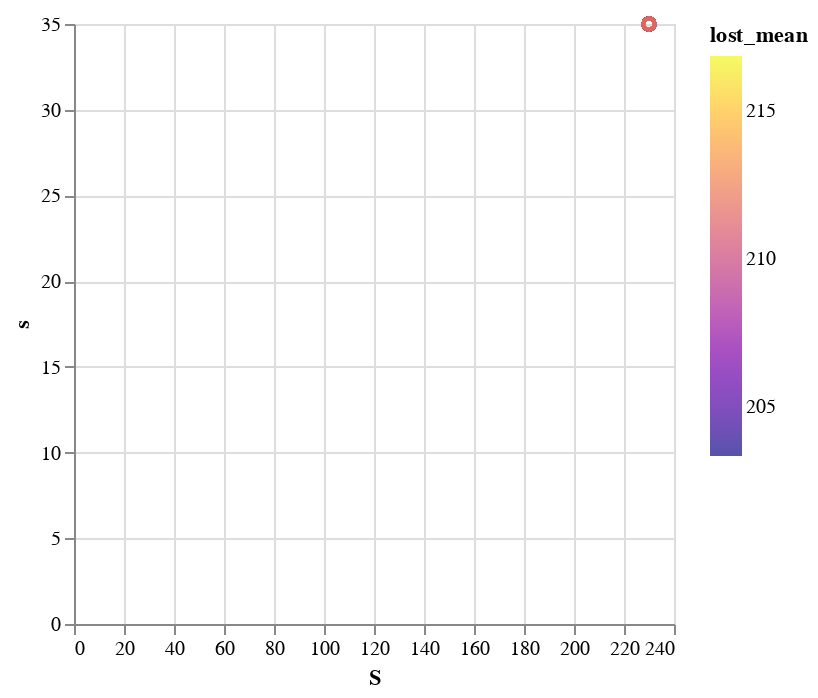

Notebook code for this chart:
### Code cell
# using PyPlot
# using PyCall 

using VegaLite
df |> @vlplot(:point, x=:S, y=:s, color={:lost_mean, scale={scheme=:plasma}})

        # scatter(df.S[more500],
#         df.s[more500], 
#         c=df.lost_mean[more500] )
# xlabel("S - target wharehouse stock ")
# ylabel("s - reorder point")
# colorbar()
# title("Lost orders")

# scatter(df.S[Not(more500)],
#         df.s[Not(more500)], 
#         c="gray")
# show()
# savefig(raw"c:\temp\lost_orders.png")

### Figure 1 — Vega-Lite specification as saved in the notebook (floating-point values rounded to 4 significant figures)
{"data": {"values": [{"N": 1000, "S": 230, "lost_mean": 209.2, "lost_std": 94.68, "m": 250, "p": 0, "profit_mean": 9951.0, "profit_std": 287.9, "s": 35}, {"N": 1000, "S": 230, "lost_mean": 204.7, "lost_std": 94.7, "m": 250, "p": 0.01, "profit_mean": 10150.0, "profit_std": 294.6, "s": 35}, {"N": 1000, "S": 230, "lost_mean": 212.2, "lost_std": 95.85, "m": 250, "p": 0.02, "profit_mean": 10340.0, "profit_std": 291.8, "s": 35}, {"N": 1000, "S": 230, "lost_mean": 209.3, "lost_std": 98.43, "m": 250, "p": 0.03, "profit_mean": 10530.0, "profit_std": 312.8, "s": 35}, {"N": 1000, "S": 230, "lost_mean": 210.4, "lost_std": 94.45, "m": 250, "p": 0.04, "profit_mean": 10720.0, "profit_std": 300.3, "s": 35}, {"N": 1000, "S": 230, "lost_mean": 209.9, "lost_std": 95.89, "m": 250, "p": 0.05, "profit_mean": 10910.0, "profit_std": 312.3, "s": 35}, {"N": 1000, "S": 230, "lost_mean": 211.4, "lost_std": 96.8, "m": 250, "p": 0.06, "profit_mean": 11090.0, "profit_std": 317.8, "s": 35}, {"N": 1000, "S": 230, "lost_mean": 212.4, "lost_std": 98.5, "m": 250, "p": 0.07, "profit_mean": 11280.0, "profit_std": 323.3, "s": 35}, {"N": 1000, "S": 230, "lost_mean": 205.1, "lost_std": 99.55, "m": 250, "p": 0.08, "profit_mean": 11490.0, "profit_std": 320.6, "s": 35}, {"N": 1000, "S": 230, "lost_mean": 208.7, "lost_std": 95.94, "m": 250, "p": 0.09, "profit_mean": 11690.0, "profit_std": 326.7, "s": 35}, {"N": 1000, "S": 230, "lost_mean": 213.1, "lost_std": 99.85, "m": 250, "p": 0.1, "profit_mean": 11850.0, "profit_std": 341.8, "s": 35}, {"N": 1000, "S": 230, "lost_mean": 209.3, "lost_std": 95.95, "m": 250, "p": 0.11, "profit_mean": 12050.0, "profit_std": 335.7, "s": 35}, {"N": 1000, "S": 230, "lost_mean": 211.2, "lost_std": 93.08, "m": 250, "p": 0.12, "profit_mean": 12250.0, "profit_std": 338.4, "s": 35}, {"N": 1000, "S": 230, "lost_mean": 207.6, "lost_std": 95.04, "m": 250, "p": 0.13, "profit_mean": 12440.0, "profit_std": 353.8, "s": 35}, {"N": 1000, "S": 230, "lost_mean": 211.2, "lost_std": 96.75, "m": 250, "p": 0.14, "profit_mean": 12640.0, "profit_std": 347.2, "s": 35}, {"N": 1000, "S": 230, "lost_mean": 204.3, "lost_std": 96.09, "m": 250, "p": 0.15, "profit_mean": 12830.0, "profit_std": 341.1, "s": 35}, {"N": 1000, "S": 230, "lost_mean": 212.6, "lost_std": 96.64, "m": 250, "p": 0.16, "profit_mean": 13020.0, "profit_std": 362.7, "s": 35}, {"N": 1000, "S": 230, "lost_mean": 209.3, "lost_std": 95.17, "m": 250, "p": 0.17, "profit_mean": 13210.0, "profit_std": 356.7, "s": 35}, {"N": 1000, "S": 230, "lost_mean": 208.8, "lost_std": 93.31, "m": 250, "p": 0.18, "profit_mean": 13410.0, "profit_std": 367.7, "s": 35}, {"N": 1000, "S": 230, "lost_mean": 204.5, "lost_std": 98.92, "m": 250, "p": 0.19, "profit_mean": 13600.0, "profit_std": 368.8, "s": 35}, {"N": 1000, "S": 230, "lost_mean": 204.0, "lost_std": 92.93, "m": 250, "p": 0.2, "profit_mean": 13800.0, "profit_std": 371.8, "s": 35}, {"N": 1000, "S": 230, "lost_mean": 213.7, "lost_std": 97.71, "m": 250, "p": 0.21, "profit_mean": 13970.0, "profit_std": 378.9, "s": 35}, {"N": 1000, "S": 230, "lost_mean": 207.0, "lost_std": 98.36, "m": 250, "p": 0.22, "profit_mean": 14170.0, "profit_std": 379.0, "s": 35}, {"N": 1000, "S": 230, "lost_mean": 206.5, "lost_std": 94.85, "m": 250, "p": 0.23, "profit_mean": 14380.0, "profit_std": 384.2, "s": 35}, {"N": 1000, "S": 230, "lost_mean": 206.8, "lost_std": 95.3, "m": 250, "p": 0.24, "profit_mean": 14560.0, "profit_std": 392.1, "s": 35}, {"N": 1000, "S": 230, "lost_mean": 212.2, "lost_std": 101.9, "m": 250, "p": 0.25, "profit_mean": 14740.0, "profit_std": 398.2, "s": 35}, {"N": 1000, "S": 230, "lost_mean": 208.5, "lost_std": 95.66, "m": 250, "p": 0.26, "profit_mean": 14920.0, "profit_std": 401.1, "s": 35}, {"N": 1000, "S": 230, "lost_mean": 210.8, "lost_std": 93.48, "m": 250, "p": 0.27, "profit_mean": 15130.0, "profit_std": 398.7, "s": 35}, {"N": 1000, "S": 230, "lost_mean": 211.5, "lost_std": 100.7, "m": 250, "p": 0.28, "profit_mean": 15320.0, "profit_std": 425.8, "s": 35}, {"N": 1000, "S": 230, "lost_mean": 206.8, "lost_std": 98.61, "m": 250, "p": 0.29, "profit_mean": 15520.0, "profit_std": 419.1, "s": 35}, {"N": 1000, "S": 230, "lost_mean": 209.1, "lost_std": 99.71, "m": 250, "p": 0.3, "profit_mean": 15720.0, "profit_std": 433.2, "s": 35}, {"N": 1000, "S": 230, "lost_mean": 203.3, "lost_std": 95.04, "m": 250, "p": 0.31, "profit_mean": 15910.0, "profit_std": 412.8, "s": 35}, {"N": 1000, "S": 230, "lost_mean": 208.5, "lost_std": 95.28, "m": 250, "p": 0.32, "profit_mean": 16070.0, "profit_std": 428.8, "s": 35}, {"N": 1000, "S": 230, "lost_mean": 206.4, "lost_std": 95.53, "m": 250, "p": 0.33, "profit_mean": 16290.0, "profit_std": 422.5, "s": 35}, {"N": 1000, "S": 230, "lost_mean": 212.1, "lost_std": 96.74, "m": 250, "p": 0.34, "profit_mean": 16460.0, "profit_std": 456.2, "s": 35}, {"N": 1000, "S": 230, "lost_mean": 207.7, "lost_std": 94.81, "m": 250, "p": 0.35, "profit_mean": 16680.0, "profit_std": 431.6, "s": 35}, {"N": 1000, "S": 230, "lost_mean": 211.0, "lost_std": 102.6, "m": 250, "p": 0.36, "profit_mean": 16860.0, "profit_std": 457.6, "s": 35}, {"N": 1000, "S": 230, "lost_mean": 213.4, "lost_std": 100.2, "m": 250, "p": 0.37, "profit_mean": 17040.0, "profit_std": 472.2, "s": 35}, {"N": 1000, "S": 230, "lost_mean": 209.1, "lost_std": 96.21, "m": 250, "p": 0.38, "profit_mean": 17230.0, "profit_std": 447.9, "s": 35}, {"N": 1000, "S": 230, "lost_mean": 206.9, "lost_std": 99.92, "m": 250, "p": 0.39, "profit_mean": 17440.0, "profit_std": 472.6, "s": 35}, {"N": 1000, "S": 230, "lost_mean": 208.5, "lost_std": 95.44, "m": 250, "p": 0.4, "profit_mean": 17640.0, "profit_std": 464.3, "s": 35}, {"N": 1000, "S": 230, "lost_mean": 214.7, "lost_std": 98.98, "m": 250, "p": 0.41, "profit_mean": 17810.0, "profit_std": 454.1, "s": 35}, {"N": 1000, "S": 230, "lost_mean": 211.9, "lost_std": 99.67, "m": 250, "p": 0.42, "profit_mean": 17980.0, "profit_std": 479.1, "s": 35}, {"N": 1000, "S": 230, "lost_mean": 212.7, "lost_std": 97.74, "m": 250, "p": 0.43, "profit_mean": 18180.0, "profit_std": 465.5, "s": 35}, {"N": 1000, "S": 230, "lost_mean": 207.8, "lost_std": 95.11, "m": 250, "p": 0.44, "profit_mean": 18390.0, "profit_std": 474.2, "s": 35}, {"N": 1000, "S": 230, "lost_mean": 206.1, "lost_std": 94.76, "m": 250, "p": 0.45, "profit_mean": 18590.0, "profit_std": 494.8, "s": 35}, {"N": 1000, "S": 230, "lost_mean": 212.7, "lost_std": 94.28, "m": 250, "p": 0.46, "profit_mean": 18770.0, "profit_std": 483.0, "s": 35}, {"N": 1000, "S": 230, "lost_mean": 212.9, "lost_std": 98.58, "m": 250, "p": 0.47, "profit_mean": 18930.0, "profit_std": 505.6, "s": 35}, {"N": 1000, "S": 230, "lost_mean": 210.9, "lost_std": 94.75, "m": 250, "p": 0.48, "profit_mean": 19140.0, "profit_std": 483.4, "s": 35}, {"N": 1000, "S": 230, "lost_mean": 206.6, "lost_std": 94.63, "m": 250, "p": 0.49, "profit_mean": 19340.0, "profit_std": 487.7, "s": 35}, {"N": 1000, "S": 230, "lost_mean": 204.0, "lost_std": 93.54, "m": 250, "p": 0.5, "profit_mean": 19560.0, "profit_std": 498.9, "s": 35}, {"N": 1000, "S": 230, "lost_mean": 207.0, "lost_std": 96.12, "m": 250, "p": 0.51, "profit_mean": 19720.0, "profit_std": 502.2, "s": 35}, {"N": 1000, "S": 230, "lost_mean": 208.0, "lost_std": 93.34, "m": 250, "p": 0.52, "profit_mean": 19920.0, "profit_std": 510.8, "s": 35}, {"N": 1000, "S": 230, "lost_mean": 210.0, "lost_std": 97.45, "m": 250, "p": 0.53, "profit_mean": 20090.0, "profit_std": 540.5, "s": 35}, {"N": 1000, "S": 230, "lost_mean": 212.6, "lost_std": 102.6, "m": 250, "p": 0.54, "profit_mean": 20300.0, "profit_std": 546.1, "s": 35}, {"N": 1000, "S": 230, "lost_mean": 207.5, "lost_std": 95.08, "m": 250, "p": 0.55, "profit_mean": 20500.0, "profit_std": 511.4, "s": 35}, {"N": 1000, "S": 230, "lost_mean": 205.3, "lost_std": 91.45, "m": 250, "p": 0.56, "profit_mean": 20720.0, "profit_std": 528.7, "s": 35}, {"N": 1000, "S": 230, "lost_mean": 211.0, "lost_std": 95.47, "m": 250, "p": 0.57, "profit_mean": 20860.0, "profit_std": 536.8, "s": 35}, {"N": 1000, "S": 230, "lost_mean": 207.6, "lost_std": 92.92, "m": 250, "p": 0.58, "profit_mean": 21080.0, "profit_std": 540.1, "s": 35}, {"N": 1000, "S": 230, "lost_mean": 210.6, "lost_std": 93.73, "m": 250, "p": 0.59, "profit_mean": 21260.0, "profit_std": 544.1, "s": 35}, {"N": 1000, "S": 230, "lost_mean": 212.1, "lost_std": 97.74, "m": 250, "p": 0.6, "profit_mean": 21440.0, "profit_std": 555.9, "s": 35}, {"N": 1000, "S": 230, "lost_mean": 210.1, "lost_std": 93.14, "m": 250, "p": 0.61, "profit_mean": 21640.0, "profit_std": 518.0, "s": 35}, {"N": 1000, "S": 230, "lost_mean": 216.8, "lost_std": 101.0, "m": 250, "p": 0.62, "profit_mean": 21800.0, "profit_std": 579.6, "s": 35}, {"N": 1000, "S": 230, "lost_mean": 206.4, "lost_std": 93.56, "m": 250, "p": 0.63, "profit_mean": 22010.0, "profit_std": 563.4, "s": 35}, {"N": 1000, "S": 230, "lost_mean": 206.5, "lost_std": 93.31, "m": 250, "p": 0.64, "profit_mean": 22220.0, "profit_std": 550.0, "s": 35}, {"N": 1000, "S": 230, "lost_mean": 214.5, "lost_std": 97.19, "m": 250, "p": 0.65, "profit_mean": 22380.0, "profit_std": 579.9, "s": 35}, {"N": 1000, "S": 230, "lost_mean": 210.6, "lost_std": 94.86, "m": 250, "p": 0.66, "profit_mean": 22600.0, "profit_std": 566.5, "s": 35}, {"N": 1000, "S": 230, "lost_mean": 207.2, "lost_std": 91.72, "m": 250, "p": 0.67, "profit_mean": 22820.0, "profit_std": 594.0, "s": 35}, {"N": 1000, "S": 230, "lost_mean": 207.7, "lost_std": 98.76, "m": 250, "p": 0.68, "profit_mean": 22990.0, "profit_std": 591.2, "s": 35}, {"N": 1000, "S": 230, "lost_mean": 214.6, "lost_std": 96.78, "m": 250, "p": 0.69, "profit_mean": 23160.0, "profit_std": 585.7, "s": 35}, {"N": 1000, "S": 230, "lost_mean": 212.6, "lost_std": 98.91, "m": 250, "p": 0.7, "profit_mean": 23370.0, "profit_std": 620.6, "s": 35}, {"N": 1000, "S": 230, "lost_mean": 214.9, "lost_std": 98.97, "m": 250, "p": 0.71, "profit_mean": 23510.0, "profit_std": 624.6, "s": 35}, {"N": 1000, "S": 230, "lost_mean": 204.6, "lost_std": 94.52, "m": 250, "p": 0.72, "profit_mean": 23750.0, "profit_std": 611.8, "s": 35}, {"N": 1000, "S": 230, "lost_mean": 212.9, "lost_std": 98.32, "m": 250, "p": 0.73, "profit_mean": 23930.0, "profit_std": 648.7, "s": 35}, {"N": 1000, "S": 230, "lost_mean": 204.7, "lost_std": 97.44, "m": 250, "p": 0.74, "profit_mean": 24130.0, "profit_std": 593.7, "s": 35}, {"N": 1000, "S": 230, "lost_mean": 208.9, "lost_std": 96.83, "m": 250, "p": 0.75, "profit_mean": 24310.0, "profit_std": 619.7, "s": 35}, {"N": 1000, "S": 230, "lost_mean": 210.3, "lost_std": 95.3, "m": 250, "p": 0.76, "profit_mean": 24510.0, "profit_std": 616.4, "s": 35}, {"N": 1000, "S": 230, "lost_mean": 205.4, "lost_std": 90.92, "m": 250, "p": 0.77, "profit_mean": 24720.0, "profit_std": 629.0, "s": 35}, {"N": 1000, "S": 230, "lost_mean": 209.1, "lost_std": 97.32, "m": 250, "p": 0.78, "profit_mean": 24890.0, "profit_std": 648.3, "s": 35}, {"N": 1000, "S": 230, "lost_mean": 203.5, "lost_std": 90.22, "m": 250, "p": 0.79, "profit_mean": 25070.0, "profit_std": 636.5, "s": 35}, {"N": 1000, "S": 230, "lost_mean": 209.6, "lost_std": 94.84, "m": 250, "p": 0.8, "profit_mean": 25300.0, "profit_std": 660.1, "s": 35}, {"N": 1000, "S": 230, "lost_mean": 207.4, "lost_std": 96.37, "m": 250, "p": 0.81, "profit_mean": 25490.0, "profit_std": 627.2, "s": 35}, {"N": 1000, "S": 230, "lost_mean": 213.6, "lost_std": 97.55, "m": 250, "p": 0.82, "profit_mean": 25680.0, "profit_std": 667.0, "s": 35}, {"N": 1000, "S": 230, "lost_mean": 211.1, "lost_std": 99.9, "m": 250, "p": 0.83, "profit_mean": 25860.0, "profit_std": 674.0, "s": 35}, {"N": 1000, "S": 230, "lost_mean": 211.9, "lost_std": 97.92, "m": 250, "p": 0.84, "profit_mean": 26050.0, "profit_std": 663.5, "s": 35}, {"N": 1000, "S": 230, "lost_mean": 209.9, "lost_std": 98.66, "m": 250, "p": 0.85, "profit_mean": 26250.0, "profit_std": 650.5, "s": 35}, {"N": 1000, "S": 230, "lost_mean": 207.1, "lost_std": 96.59, "m": 250, "p": 0.86, "profit_mean": 26440.0, "profit_std": 682.4, "s": 35}, {"N": 1000, "S": 230, "lost_mean": 211.6, "lost_std": 95.36, "m": 250, "p": 0.87, "profit_mean": 26630.0, "profit_std": 676.8, "s": 35}, {"N": 1000, "S": 230, "lost_mean": 207.5, "lost_std": 95.76, "m": 250, "p": 0.88, "profit_mean": 26850.0, "profit_std": 692.2, "s": 35}, {"N": 1000, "S": 230, "lost_mean": 208.1, "lost_std": 98.83, "m": 250, "p": 0.89, "profit_mean": 26990.0, "profit_std": 702.4, "s": 35}, {"N": 1000, "S": 230, "lost_mean": 211.4, "lost_std": 96.96, "m": 250, "p": 0.9, "profit_mean": 27210.0, "profit_std": 702.4, "s": 35}, {"N": 1000, "S": 230, "lost_mean": 209.0, "lost_std": 96.74, "m": 250, "p": 0.91, "profit_mean": 27380.0, "profit_std": 689.1, "s": 35}, {"N": 1000, "S": 230, "lost_mean": 209.6, "lost_std": 92.25, "m": 250, "p": 0.92, "profit_mean": 27580.0, "profit_std": 681.3, "s": 35}, {"N": 1000, "S": 230, "lost_mean": 214.8, "lost_std": 100.2, "m": 250, "p": 0.93, "profit_mean": 27740.0, "profit_std": 703.7, "s": 35}, {"N": 1000, "S": 230, "lost_mean": 206.3, "lost_std": 93.59, "m": 250, "p": 0.94, "profit_mean": 27960.0, "profit_std": 708.0, "s": 35}, {"N": 1000, "S": 230, "lost_mean": 210.0, "lost_std": 97.36, "m": 250, "p": 0.95, "profit_mean": 28140.0, "profit_std": 713.0, "s": 35}, {"N": 1000, "S": 230, "lost_mean": 212.3, "lost_std": 97.58, "m": 250, "p": 0.96, "profit_mean": 28350.0, "profit_std": 703.2, "s": 35}, {"N": 1000, "S": 230, "lost_mean": 213.0, "lost_std": 98.13, "m": 250, "p": 0.97, "profit_mean": 28520.0, "profit_std": 724.0, "s": 35}, {"N": 1000, "S": 230, "lost_mean": 211.8, "lost_std": 98.45, "m": 250, "p": 0.98, "profit_mean": 28750.0, "profit_std": 734.9, "s": 35}, {"N": 1000, "S": 230, "lost_mean": 214.8, "lost_std": 94.99, "m": 250, "p": 0.99, "profit_mean": 28920.0, "profit_std": 727.9, "s": 35}, {"N": 1000, "S": 230, "lost_mean": 210.4, "lost_std": 96.5, "m": 250, "p": 1, "profit_mean": 29120.0, "profit_std": 745.2, "s": 35}]}, "encoding": {"color": {"field": "lost_mean", "scale": {"scheme": "plasma"}, "type": "quantitative"}, "x": {"field": "S", "type": "quantitative"}, "y": {"field": "s", "type": "quantitative"}}, "mark": "point"}
